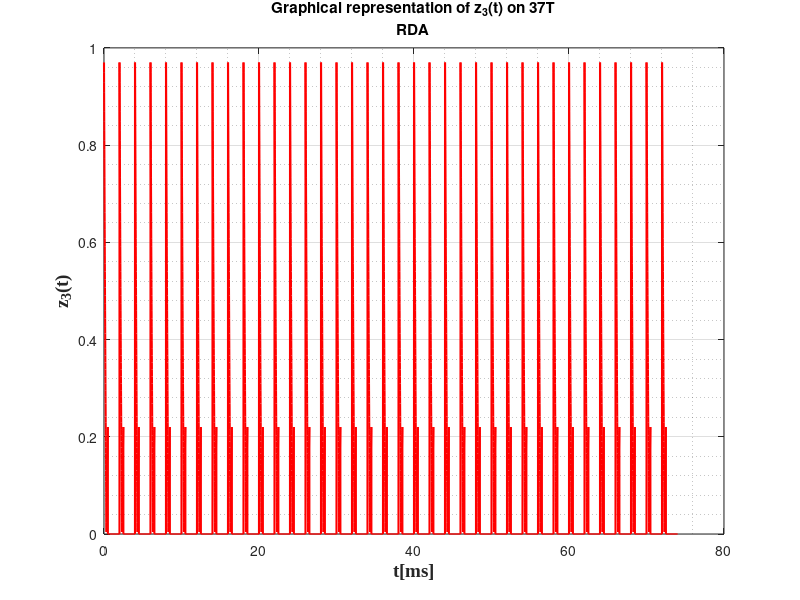

Recreate this plot in MATLAB.
%z3(t) 
T_3=2;
t = linspace(0,1,100);
x = 0.86*t.^2-2.05*t+0.97;
a = linspace(0,1,100);
for i=1:400
    if i > 200
        a(i) = 0;
    end
    if i < 200
        a = x;
    end    
end
z3 = a'* ones(1,37);
for i = 1:37
    for k = 1:200*2
    z3(k,i) = z3(k,i)*((-1)^(i+1));
    end
end
for i = 1:14800
    if z3(i) < 0
        z3(i) = -z3(i);
    end
end
z3 = z3(:);
T3 = linspace(0 ,37 * T_3, 14800);
plot(T3,z3,'r','LineWidth',1.5);
grid on;
grid minor;
xlabel('t[ms]', 'fontweight', 'bold', 'fontsize', 14, 'FontName', 'Times New Roman');
ylabel('z_{3}(t)','fontweight','bold','fontsize', 14, 'FontName', 'Times New Roman');
title({'Graphical representation of z_{3}(t) on 37T';'RDA'});
